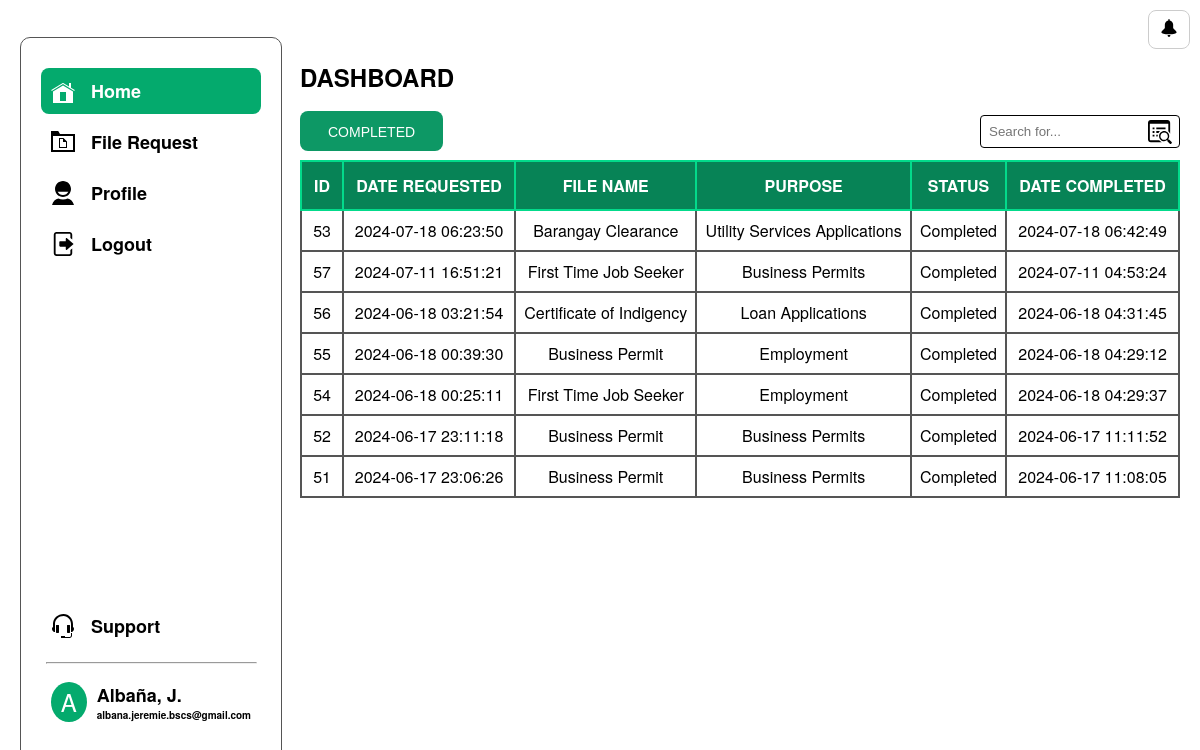
Screenshot of /Barangay/dashboard-completed.php (signed in) with the database file from the repository.
### tables this page shows
CREATE TABLE `user_activty` (
  `id` int(15) NOT NULL,
  `email` varchar(225) NOT NULL,
  `name` varchar(225) NOT NULL,
  `suffix` varchar(225) DEFAULT NULL,
  `file_code` varchar(225) NOT NULL,
  `file_id` int(11) NOT NULL,
  `status` varchar(225) NOT NULL,
  `timestamp` timestamp NULL DEFAULT NULL,
  `date_issued` timestamp NULL DEFAULT NULL,
  `date_denied` timestamp NULL DEFAULT NULL,
  `deny_reason` varchar(225) DEFAULT NULL,
  `reason` longtext NOT NULL,
  `address` longtext NOT NULL,
  `birthdate` date DEFAULT NULL,
  `age` int(20) NOT NULL,
  `reference_number` varchar(50) DEFAULT NULL,
  `b_name` varchar(225) DEFAULT NULL,
  `notified` tinyint(1) DEFAULT 0
);

### Barangay/phpexecution/uniretrieve.php (called while the page is built, shortened)
<?php
$user = $_SESSION['user'];
?>

### Barangay/phpexecution/fetchuser_activity-completed.php (the view, shortened to what this page needs)
<?php
include 'db_connection.php';
$user_id = $user['id'];
$query = "SELECT * FROM `user_activty` WHERE id = $user_id AND status ='Completed' ORDER BY timestamp DESC;";
$result = $conn->query($query);
if ($result->num_rows > 0) {
    while ($row = $result->fetch_assoc()) {
        echo "<tr>";
        echo "<td>" . htmlspecialchars($row["file_id"]) . "</td>";
        echo "<td>" . htmlspecialchars($row["timestamp"]) . "</td>";
        echo "<td>" . htmlspecialchars($row["file_code"]) . "</td>";
        echo "<td>" . htmlspecialchars($row["reason"]) . "</td>";
        echo "<td>" . htmlspecialchars($row["status"]) . "</td>";
        echo "<td>" . htmlspecialchars($row["date_issued"]) . "</td>";
        echo "</tr>";
    }
} else {
    echo "<tr><td colspan='6'>No completed request/s found</td></tr>";
}
?>

### Barangay/dashboard-completed.php (shortened to what this page needs)
<?php
require_once('phpexecution/uniretrieve.php');
?>
<!DOCTYPE html>
<html lang="en">
<head>
    <link rel="stylesheet" href="css/a-dashboards1.css">
</head>
<body>
    <div class="sidebar">
        <div id="sidebartopa">
            <a href="dashboard.php">
                <div id="sidebartopwimg" class="sidebartopwimg active">
                    <img src="css/pictures/sidebar/homeactive.svg" alt="home">
                    <span>Home</span>
                </div>
            </a>
            <a href="filerequest.php">
                <div id="sidebartopwimg" class="sidebartopwimg">
                    <img src="css/pictures/sidebar/file.svg" alt="File">
                    <span>File Request</span>
                </div>
            </a>
            <a href="profileuser.php">
                <div id="sidebartopwimg" class="sidebartopwimg">
                    <img src="css/pictures/sidebar/profile.svg" alt="Profile">
                    <span>Profile</span>
                </div>
            </a>
            <a href="phpexecution/endsession.php">
                <div id="sidebartopwimg" class="sidebartopwimg">
                    <img src="css/pictures/sidebar/logout.svg" alt="Logout">
                    <span>Logout</span>
                </div>
            </a>
        </div>
        <div id="sidebarbottoma">
            <a href="usersupport.php">
                <div id="sidebartopwimg" class="sidebartopwimg">
                    <img src="css/pictures/sidebar/support.svg" alt="Support">
                    <span>Support</span>
                </div>
            </a>
        </div>
        <hr>
        <div id="profilebox">
            <div id="profileimage"></div>
            <div id="namebox">
                <h5 id="firstname"><?php echo $user['last_name'] . ', ' . substr($user['first_name'], 0, 1).'.';?></h5>
                <p><?php echo $user['email'];?></p>
            </div>
        </div>
    </div>
    <section id="for100vh">
        <div id="aboutsection">
            <div class="notification-dropdown">
                <button class="notification-toggle"><img src="css/pictures/dashboard/notification.svg" alt="bell"></button>
            </div>
            <h1>DASHBOARD</h1>
            <div class="importantcontainer">
                <div class="dropdown">
                <a class="importantcontaineractive" href="dashboard-completed.php">
                    <button class="dropdown-toggle">COMPLETED</button>
                </a>
                </div>
                <div class="search-container">
                    <img src="css/pictures/dashboard/search.svg" alt="search">
                    <input type="text" id="searchInput" onkeyup="searchTable()" placeholder="Search for...">
                </div>
            </div>
            <div class="table-container">
            <table>
                <thead>
                    <tr>
                        <th>ID</th>
                        <th>DATE REQUESTED</th>
                        <th>FILE NAME</th>
                        <th>PURPOSE</th>
                        <th>STATUS</th>
                        <th>DATE COMPLETED</th>
                    </tr>
                </thead>
                <tbody id="tableBody">
                    <?php include 'phpexecution/fetchuser_activity-completed.php'; ?>
                </tbody>
            </table>
            </div>
        </div>
    </section>
</body>
</html>

### Barangay/css/a-dashboards1.css (style rules this page uses)
html, body { margin: 0; padding: 0; width: 100%; height: 100%; font-family: "Farfetch Basis","Helvetica Neue",Arial,sans-serif; }
body { height: 100vh; }
section { margin-left: 280px; justify-content: center; align-items: center; grid-template-columns: auto; }
#for100vh { height: 100vh; }
.sidebar { position: fixed; padding: 30px 20px; left: 20px; top: 50%; transform: translateY(-50%); margin-right: 20px; border-radius: 10px; border: solid 1px #555; width: 220px; height: 83vh; overflow: auto; display: flex; flex-direction: column; justify-content: space-between; }
#sidebartopa { display: flex; flex-direction: column; }
a { text-decoration: none; }
#sidebartopwimg { display: flex; flex-direction: row; align-items: center; margin-bottom: 5px; border-radius: 8px; padding: 10px; }
#sidebartopwimg.active { background-color: #04AA6D; }
#sidebartopwimg.active span { color: white; }
#sidebartopwimg span { font-size: 18px; font-weight: bold; text-decoration: none; color: black; }
#sidebartopwimg img { width: 24px; height: 24px; margin-right: 16px; }
#sidebarbottoma { margin-top: auto; }
#profilebox { margin-top: 0; }
hr { width: 95%; background-color: black; }
#profilebox { display: flex; flex-direction: row; padding: 10px; border-radius: 8px; align-items: center; color: black; }
#profileimage { width: 40px; height: 40px; border-radius: 50%; background: #04AA6D; font-size: 24px; color: #fff; text-align: center; line-height: 40px; margin-right: 10px; }
#namebox { display: flex; flex-direction: column; color: black; justify-content: center; }
#namebox h5 { font-size: 18px; font-weight: bold; }
#namebox p { font-size: 10px; font-weight: bold; }
#namebox h5, p { margin: 0; }
#aboutsection { display: flex; flex-direction: column; padding: 40px 20px 20px 20px; }
table { width: 100%; border-collapse: collapse; }
th { border: 2px solid #03da8b; color: white; padding: 12px; text-align: center; background-color: #078356; }
td { border: 2px solid #555; padding: 8px; text-align: center; }
.table-container { height: 360px; overflow-y: auto; }
tbody { width:100%; height: 48px; overflow-y: auto; }
.importantcontainer { display: flex; justify-content: space-between; align-items: center; margin-bottom: 10px; }
.importantcontaineractive { background-color: #0d9865; border-radius: 8px; padding: 10px 8px; font-size: 14px; text-decoration: none; cursor: pointer; color: white; }
.search-container { position: relative; display: flex; align-items: center; }
.search-container input[type=text] { padding: 8px 24px 8px 8px; border: 1.5px solid black; border-radius: 4px; box-sizing: border-box; width: 100%; max-width: 200px; }
.search-container img { position: absolute; cursor: pointer; right: 8px; width: 24px; height: 24px; }
.notification-dropdown { position: fixed; top: 10px; right: 10px; z-index: 1000; }
.notification-toggle { background: #fff; border: 1px solid #ccc; padding: 8px; border-radius: 8px; font-weight:bold; cursor: pointer; outline: none; }
.notification-toggle img { margin: 0; width: 24px; height: 18px; }
.dropdown { position: relative; display: inline-block; }
.dropdown-toggle { background-color: #0d986500; color: white; padding: 10px 20px; border: none; border-radius: 8px; cursor: pointer; font-size: 14px; }

### rows the page displays
user_activty: file_id "53", timestamp "2024-07-18 06:23:50", file_code "Barangay Clearance", reason "Utility Services Applications", status "Completed", date_issued "2024-07-18 06:42:49"
user_activty: file_id "57", timestamp "2024-07-11 16:51:21", file_code "First Time Job Seeker", reason "Business Permits", status "Completed", date_issued "2024-07-11 04:53:24"
user_activty: file_id "56", timestamp "2024-06-18 03:21:54", file_code "Certificate of Indigency", reason "Loan Applications", status "Completed", date_issued "2024-06-18 04:31:45"
user_activty: file_id "55", timestamp "2024-06-18 00:39:30", file_code "Business Permit", reason "Employment", status "Completed", date_issued "2024-06-18 04:29:12"
user_activty: file_id "54", timestamp "2024-06-18 00:25:11", file_code "First Time Job Seeker", reason "Employment", status "Completed", date_issued "2024-06-18 04:29:37"
user_activty: file_id "52", timestamp "2024-06-17 23:11:18", file_code "Business Permit", reason "Business Permits", status "Completed", date_issued "2024-06-17 11:11:52"
user_activty: file_id "51", timestamp "2024-06-17 23:06:26", file_code "Business Permit", reason "Business Permits", status "Completed", date_issued "2024-06-17 11:08:05"

### other values shown
$user['last_name'] "Albaña"
substr($user['first_name'], 0, 1) "J"
$user['email'] "albana.jeremie.bscs@gmail.com"
